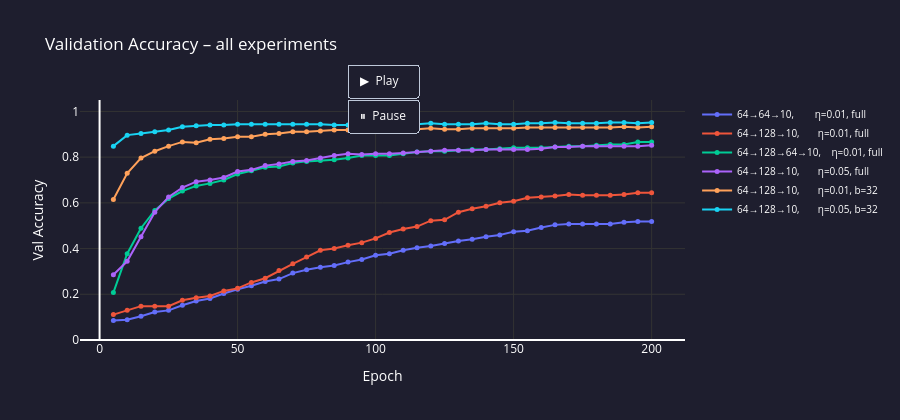

The notebook cell this image was saved under:
### Code cell
from Code.Visualization.network_visualization import show_architecture

# ── Compare training-progress curves for every experiment in one chart ─
# (inline version – does not open a new browser tab per experiment)
fig_all = go.Figure()
colors  = ['#636EFA','#EF553B','#00CC96','#AB63FA','#FFA15A','#19D3F3']

for i, exp in enumerate(results):
    t  = exp['trainer']
    xs = [j * 5 for j in range(1, len(t.val_acc_history) + 1)]
    c  = colors[i % len(colors)]

    # Animate using frames: each frame adds one more data point
    fig_all.add_trace(go.Scatter(
        x=xs, y=t.val_acc_history,
        mode='lines+markers',
        name=exp['name'],
        line=dict(color=c, width=2),
        marker=dict(size=5),
        hovertemplate='Epoch %{x}<br>Val Acc: %{y:.4f}<extra></extra>',
    ))

fig_all.update_layout(
    title='Validation Accuracy – all experiments',
    xaxis_title='Epoch',
    yaxis_title='Val Accuracy',
    yaxis=dict(range=[0, 1.05], gridcolor='#333'),
    xaxis=dict(gridcolor='#333'),
    plot_bgcolor='#1e1e2e',
    paper_bgcolor='#1e1e2e',
    font=dict(color='white'),
    height=420,
    legend=dict(font=dict(size=10)),
    updatemenus=[dict(
        type='buttons',
        showactive=False,
        y=1.15, x=0.5, xanchor='center',
        buttons=[
            dict(
                label='▶  Play',
                method='animate',
                args=[None, dict(frame=dict(duration=80, redraw=True), fromcurrent=True)],
            ),
            dict(
                label='⏸  Pause',
                method='animate',
                args=[[None], dict(frame=dict(duration=0), mode='immediate')],
            ),
        ],
    )],
)

# Build animation frames – each frame reveals one more epoch point
max_points = max(len(e['trainer'].val_acc_history) for e in results)
frames = []
for frame_idx in range(1, max_points + 1):
    frame_traces = []
    for i, exp in enumerate(results):
        t  = exp['trainer']
        xs = [j * 5 for j in range(1, len(t.val_acc_history) + 1)]
        visible_x = xs[:frame_idx]
        visible_y = t.val_acc_history[:frame_idx]
        frame_traces.append(go.Scatter(x=visible_x, y=visible_y))
    frames.append(go.Frame(data=frame_traces, name=str(frame_idx)))

fig_all.frames = frames
fig_all.show()

### Figure 1 — Plotly figure (JSON) as saved in the notebook; plotly's stock layout.template omitted (floating-point values rounded to 4 significant figures)
{"data": [{"hovertemplate": "Epoch %{x}<br>Val Acc: %{y:.4f}<extra></extra>", "line": {"color": "#636EFA", "width": 2}, "marker": {"size": 5}, "mode": "lines+markers", "name": "64→64→10,        η=0.01, full", "type": "scatter", "x": [5, 10, 15, 20, 25, 30, 35, 40, 45, 50, 55, 60, 65, 70, 75, 80, 85, 90, 95, 100, 105, 110, 115, 120, 125, 130, 135, 140, 145, 150, 155, 160, 165, 170, 175, 180, 185, 190, 195, 200], "y": [0.08519, 0.08889, 0.1037, 0.1222, 0.1296, 0.1519, 0.1704, 0.1815, 0.2037, 0.2222, 0.237, 0.2556, 0.2667, 0.2926, 0.3074, 0.3185, 0.3259, 0.3407, 0.3518, 0.3704, 0.3778, 0.3926, 0.4037, 0.4111, 0.4222, 0.4333, 0.4407, 0.4518, 0.4593, 0.4741, 0.4778, 0.4926, 0.5037, 0.5074, 0.5074, 0.5074, 0.5074, 0.5148, 0.5185, 0.5185]}, {"hovertemplate": "Epoch %{x}<br>Val Acc: %{y:.4f}<extra></extra>", "line": {"color": "#EF553B", "width": 2}, "marker": {"size": 5}, "mode": "lines+markers", "name": "64→128→10,       η=0.01, full", "type": "scatter", "x": [5, 10, 15, 20, 25, 30, 35, 40, 45, 50, 55, 60, 65, 70, 75, 80, 85, 90, 95, 100, 105, 110, 115, 120, 125, 130, 135, 140, 145, 150, 155, 160, 165, 170, 175, 180, 185, 190, 195, 200], "y": [0.1111, 0.1296, 0.1482, 0.1482, 0.1482, 0.1741, 0.1852, 0.1926, 0.2148, 0.2259, 0.2519, 0.2704, 0.3037, 0.3333, 0.363, 0.3926, 0.4, 0.4148, 0.4259, 0.4444, 0.4704, 0.4852, 0.4963, 0.5222, 0.5259, 0.5593, 0.5741, 0.5852, 0.6, 0.6074, 0.6222, 0.6259, 0.6296, 0.637, 0.6333, 0.6333, 0.6333, 0.637, 0.6444, 0.6444]}, {"hovertemplate": "Epoch %{x}<br>Val Acc: %{y:.4f}<extra></extra>", "line": {"color": "#00CC96", "width": 2}, "marker": {"size": 5}, "mode": "lines+markers", "name": "64→128→64→10,    η=0.01, full", "type": "scatter", "x": [5, 10, 15, 20, 25, 30, 35, 40, 45, 50, 55, 60, 65, 70, 75, 80, 85, 90, 95, 100, 105, 110, 115, 120, 125, 130, 135, 140, 145, 150, 155, 160, 165, 170, 175, 180, 185, 190, 195, 200], "y": [0.2074, 0.3778, 0.4889, 0.5667, 0.6185, 0.6519, 0.6741, 0.6852, 0.7, 0.7259, 0.7407, 0.7556, 0.7593, 0.7741, 0.7815, 0.7852, 0.7889, 0.7963, 0.8074, 0.8074, 0.8074, 0.8148, 0.8222, 0.8259, 0.8259, 0.8296, 0.8333, 0.8333, 0.837, 0.8407, 0.8407, 0.8407, 0.8444, 0.8481, 0.8481, 0.8518, 0.8556, 0.8556, 0.8667, 0.8667]}, {"hovertemplate": "Epoch %{x}<br>Val Acc: %{y:.4f}<extra></extra>", "line": {"color": "#AB63FA", "width": 2}, "marker": {"size": 5}, "mode": "lines+markers", "name": "64→128→10,       η=0.05, full", "type": "scatter", "x": [5, 10, 15, 20, 25, 30, 35, 40, 45, 50, 55, 60, 65, 70, 75, 80, 85, 90, 95, 100, 105, 110, 115, 120, 125, 130, 135, 140, 145, 150, 155, 160, 165, 170, 175, 180, 185, 190, 195, 200], "y": [0.2852, 0.3444, 0.4518, 0.5593, 0.6259, 0.6667, 0.6926, 0.7, 0.7111, 0.737, 0.7444, 0.763, 0.7704, 0.7815, 0.7852, 0.7963, 0.8074, 0.8148, 0.8111, 0.8148, 0.8148, 0.8185, 0.8222, 0.8259, 0.8296, 0.8296, 0.8296, 0.8333, 0.8333, 0.8333, 0.8333, 0.837, 0.8444, 0.8444, 0.8481, 0.8481, 0.8481, 0.8481, 0.8481, 0.8518]}, {"hovertemplate": "Epoch %{x}<br>Val Acc: %{y:.4f}<extra></extra>", "line": {"color": "#FFA15A", "width": 2}, "marker": {"size": 5}, "mode": "lines+markers", "name": "64→128→10,       η=0.01, b=32", "type": "scatter", "x": [5, 10, 15, 20, 25, 30, 35, 40, 45, 50, 55, 60, 65, 70, 75, 80, 85, 90, 95, 100, 105, 110, 115, 120, 125, 130, 135, 140, 145, 150, 155, 160, 165, 170, 175, 180, 185, 190, 195, 200], "y": [0.6148, 0.7296, 0.7963, 0.8259, 0.8481, 0.8667, 0.863, 0.8778, 0.8815, 0.8889, 0.8889, 0.9, 0.9037, 0.9111, 0.9111, 0.9148, 0.9185, 0.9185, 0.9148, 0.9222, 0.9222, 0.9148, 0.9222, 0.9259, 0.9222, 0.9222, 0.9259, 0.9259, 0.9259, 0.9259, 0.9296, 0.9296, 0.9296, 0.9296, 0.9296, 0.9296, 0.9296, 0.9333, 0.9296, 0.9333]}, {"hovertemplate": "Epoch %{x}<br>Val Acc: %{y:.4f}<extra></extra>", "line": {"color": "#19D3F3", "width": 2}, "marker": {"size": 5}, "mode": "lines+markers", "name": "64→128→10,       η=0.05, b=32", "type": "scatter", "x": [5, 10, 15, 20, 25, 30, 35, 40, 45, 50, 55, 60, 65, 70, 75, 80, 85, 90, 95, 100, 105, 110, 115, 120, 125, 130, 135, 140, 145, 150, 155, 160, 165, 170, 175, 180, 185, 190, 195, 200], "y": [0.8481, 0.8963, 0.9037, 0.9111, 0.9185, 0.9333, 0.937, 0.9407, 0.9407, 0.9444, 0.9444, 0.9444, 0.9444, 0.9444, 0.9444, 0.9444, 0.9407, 0.9407, 0.9407, 0.9482, 0.9444, 0.9444, 0.9444, 0.9482, 0.9444, 0.9444, 0.9444, 0.9482, 0.9444, 0.9444, 0.9482, 0.9482, 0.9518, 0.9482, 0.9482, 0.9482, 0.9518, 0.9518, 0.9482, 0.9518]}], "layout": {"font": {"color": "white"}, "height": 420, "legend": {"font": {"size": 10}}, "paper_bgcolor": "#1e1e2e", "plot_bgcolor": "#1e1e2e", "title": {"text": "Validation Accuracy – all experiments"}, "updatemenus": [{"buttons": [{"args": [null, {"frame": {"duration": 80, "redraw": true}, "fromcurrent": true}], "label": "▶  Play", "method": "animate"}, {"args": [[null], {"frame": {"duration": 0}, "mode": "immediate"}], "label": "⏸  Pause", "method": "animate"}], "showactive": false, "type": "buttons", "x": 0.5, "xanchor": "center", "y": 1.15}], "xaxis": {"gridcolor": "#333", "title": {"text": "Epoch"}}, "yaxis": {"gridcolor": "#333", "range": [0, 1.05], "title": {"text": "Val Accuracy"}}}}
